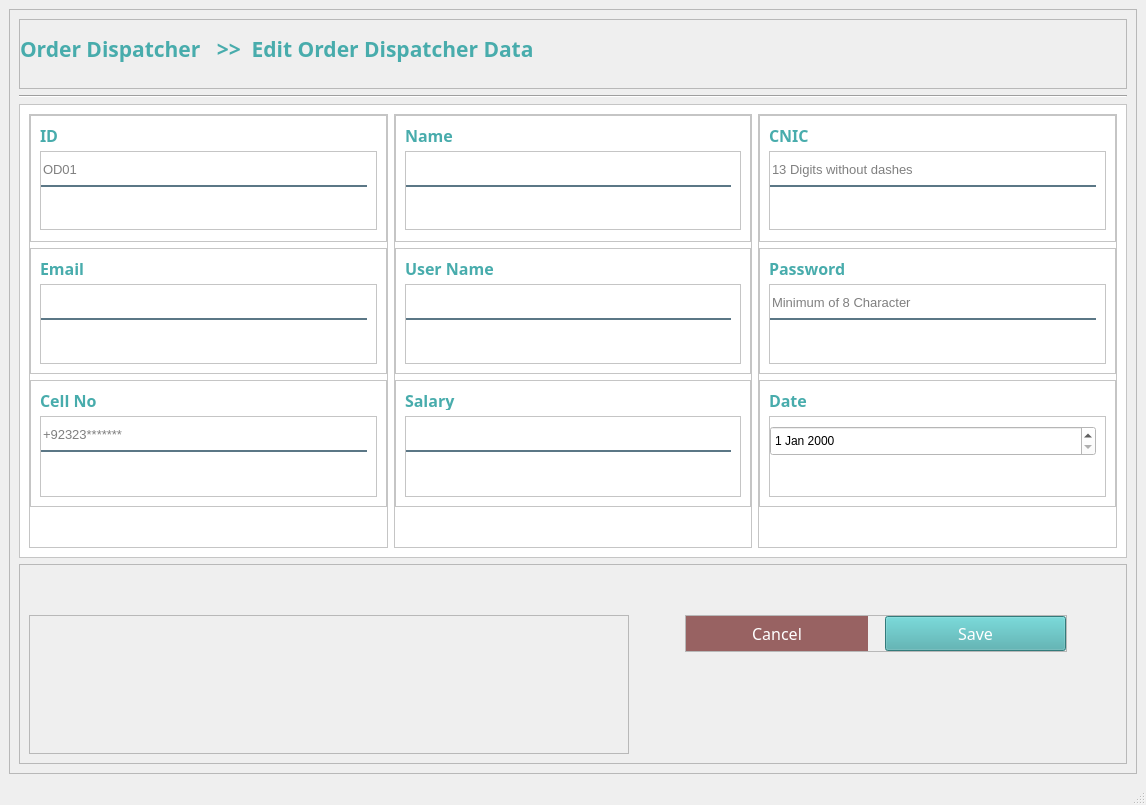
<?xml version="1.0" encoding="UTF-8"?>
<ui version="4.0">
 <class>MainWindow</class>
 <widget class="QMainWindow" name="MainWindow">
  <property name="geometry">
   <rect>
    <x>0</x>
    <y>0</y>
    <width>1146</width>
    <height>805</height>
   </rect>
  </property>
  <property name="windowTitle">
   <string>MainWindow</string>
  </property>
  <widget class="QWidget" name="centralwidget">
   <layout class="QVBoxLayout" name="verticalLayout">
    <item>
     <widget class="QFrame" name="frame">
      <property name="frameShape">
       <enum>QFrame::StyledPanel</enum>
      </property>
      <property name="frameShadow">
       <enum>QFrame::Raised</enum>
      </property>
      <layout class="QVBoxLayout" name="verticalLayout_19">
       <item>
        <widget class="QFrame" name="frame_22">
         <property name="minimumSize">
          <size>
           <width>0</width>
           <height>70</height>
          </size>
         </property>
         <property name="maximumSize">
          <size>
           <width>16777215</width>
           <height>70</height>
          </size>
         </property>
         <property name="frameShape">
          <enum>QFrame::StyledPanel</enum>
         </property>
         <property name="frameShadow">
          <enum>QFrame::Raised</enum>
         </property>
         <layout class="QVBoxLayout" name="verticalLayout_20">
          <property name="spacing">
           <number>7</number>
          </property>
          <property name="leftMargin">
           <number>0</number>
          </property>
          <property name="topMargin">
           <number>0</number>
          </property>
          <property name="rightMargin">
           <number>0</number>
          </property>
          <property name="bottomMargin">
           <number>10</number>
          </property>
          <item>
           <widget class="QLabel" name="label_66">
            <property name="minimumSize">
             <size>
              <width>570</width>
              <height>50</height>
             </size>
            </property>
            <property name="maximumSize">
             <size>
              <width>660</width>
              <height>50</height>
             </size>
            </property>
            <property name="font">
             <font>
              <family>Century Gothic</family>
              <pointsize>16</pointsize>
              <weight>75</weight>
              <bold>true</bold>
             </font>
            </property>
            <property name="styleSheet">
             <string notr="true">color:#48ACAC</string>
            </property>
            <property name="text">
             <string>Order Dispatcher   &gt;&gt;  Edit Order Dispatcher Data </string>
            </property>
           </widget>
          </item>
         </layout>
        </widget>
       </item>
       <item>
        <widget class="Line" name="line_2">
         <property name="orientation">
          <enum>Qt::Horizontal</enum>
         </property>
        </widget>
       </item>
       <item>
        <widget class="QFrame" name="frame_23">
         <property name="minimumSize">
          <size>
           <width>300</width>
           <height>420</height>
          </size>
         </property>
         <property name="styleSheet">
          <string notr="true">background-color: rgb(255, 255, 255);</string>
         </property>
         <property name="frameShape">
          <enum>QFrame::StyledPanel</enum>
         </property>
         <property name="frameShadow">
          <enum>QFrame::Raised</enum>
         </property>
         <layout class="QHBoxLayout" name="horizontalLayout_4">
          <item>
           <widget class="QFrame" name="frame_24">
            <property name="frameShape">
             <enum>QFrame::StyledPanel</enum>
            </property>
            <property name="frameShadow">
             <enum>QFrame::Raised</enum>
            </property>
            <layout class="QVBoxLayout" name="verticalLayout_21">
             <property name="leftMargin">
              <number>0</number>
             </property>
             <property name="topMargin">
              <number>0</number>
             </property>
             <property name="rightMargin">
              <number>0</number>
             </property>
             <property name="bottomMargin">
              <number>40</number>
             </property>
             <item>
              <widget class="QFrame" name="frame_25">
               <property name="frameShape">
                <enum>QFrame::StyledPanel</enum>
               </property>
               <property name="frameShadow">
                <enum>QFrame::Raised</enum>
               </property>
               <layout class="QVBoxLayout" name="verticalLayout_22">
                <property name="bottomMargin">
                 <number>11</number>
                </property>
                <item>
                 <widget class="QLabel" name="label_89">
                  <property name="maximumSize">
                   <size>
                    <width>120</width>
                    <height>20</height>
                   </size>
                  </property>
                  <property name="font">
                   <font>
                    <family>Century Gothic</family>
                    <pointsize>12</pointsize>
                    <weight>75</weight>
                    <bold>true</bold>
                   </font>
                  </property>
                  <property name="styleSheet">
                   <string notr="true">color:#48ACAC</string>
                  </property>
                  <property name="text">
                   <string>ID</string>
                  </property>
                 </widget>
                </item>
                <item>
                 <widget class="QFrame" name="frame_28">
                  <property name="frameShape">
                   <enum>QFrame::StyledPanel</enum>
                  </property>
                  <property name="frameShadow">
                   <enum>QFrame::Raised</enum>
                  </property>
                  <layout class="QVBoxLayout" name="verticalLayout_25">
                   <property name="spacing">
                    <number>1</number>
                   </property>
                   <property name="leftMargin">
                    <number>0</number>
                   </property>
                   <item>
                    <widget class="QLineEdit" name="txtID">
                     <property name="font">
                      <font>
                       <pointsize>10</pointsize>
                      </font>
                     </property>
                     <property name="styleSheet">
                      <string notr="true">background-color:white;
border:none;
border-bottom:2px solid rgba(46, 82, 101, 200);
color:black;
padding-bottom:7px;</string>
                     </property>
                     <property name="placeholderText">
                      <string>OD01</string>
                     </property>
                    </widget>
                   </item>
                   <item>
                    <widget class="QLabel" name="lblIDValidation">
                     <property name="styleSheet">
                      <string notr="true">color: rgb(255, 0, 0);</string>
                     </property>
                     <property name="text">
                      <string/>
                     </property>
                    </widget>
                   </item>
                  </layout>
                 </widget>
                </item>
               </layout>
              </widget>
             </item>
             <item>
              <widget class="QFrame" name="frame_26">
               <property name="frameShape">
                <enum>QFrame::StyledPanel</enum>
               </property>
               <property name="frameShadow">
                <enum>QFrame::Raised</enum>
               </property>
               <layout class="QVBoxLayout" name="verticalLayout_23">
                <item>
                 <widget class="QLabel" name="label_90">
                  <property name="maximumSize">
                   <size>
                    <width>120</width>
                    <height>20</height>
                   </size>
                  </property>
                  <property name="font">
                   <font>
                    <family>Century Gothic</family>
                    <pointsize>12</pointsize>
                    <weight>75</weight>
                    <bold>true</bold>
                   </font>
                  </property>
                  <property name="styleSheet">
                   <string notr="true">color:#48ACAC</string>
                  </property>
                  <property name="text">
                   <string>Email</string>
                  </property>
                 </widget>
                </item>
                <item>
                 <widget class="QFrame" name="frame_42">
                  <property name="frameShape">
                   <enum>QFrame::StyledPanel</enum>
                  </property>
                  <property name="frameShadow">
                   <enum>QFrame::Raised</enum>
                  </property>
                  <layout class="QVBoxLayout" name="verticalLayout_36">
                   <property name="spacing">
                    <number>1</number>
                   </property>
                   <property name="leftMargin">
                    <number>0</number>
                   </property>
                   <item>
                    <widget class="QLineEdit" name="txtEmail">
                     <property name="font">
                      <font>
                       <pointsize>10</pointsize>
                      </font>
                     </property>
                     <property name="styleSheet">
                      <string notr="true">background-color:white;
border:none;
border-bottom:2px solid rgba(46, 82, 101, 200);
color:black;
padding-bottom:7px;</string>
                     </property>
                     <property name="inputMethodHints">
                      <set>Qt::ImhEmailCharactersOnly</set>
                     </property>
                     <property name="placeholderText">
                      <string/>
                     </property>
                    </widget>
                   </item>
                   <item>
                    <widget class="QLabel" name="lblEmailValidation">
                     <property name="styleSheet">
                      <string notr="true">color: rgb(255, 0, 0);</string>
                     </property>
                     <property name="text">
                      <string/>
                     </property>
                    </widget>
                   </item>
                  </layout>
                 </widget>
                </item>
               </layout>
              </widget>
             </item>
             <item>
              <widget class="QFrame" name="frame_27">
               <property name="frameShape">
                <enum>QFrame::StyledPanel</enum>
               </property>
               <property name="frameShadow">
                <enum>QFrame::Raised</enum>
               </property>
               <layout class="QVBoxLayout" name="verticalLayout_24">
                <item>
                 <widget class="QLabel" name="label_91">
                  <property name="maximumSize">
                   <size>
                    <width>120</width>
                    <height>20</height>
                   </size>
                  </property>
                  <property name="font">
                   <font>
                    <family>Century Gothic</family>
                    <pointsize>12</pointsize>
                    <weight>75</weight>
                    <bold>true</bold>
                   </font>
                  </property>
                  <property name="styleSheet">
                   <string notr="true">color:#48ACAC</string>
                  </property>
                  <property name="text">
                   <string>Cell No</string>
                  </property>
                 </widget>
                </item>
                <item>
                 <widget class="QFrame" name="frame_45">
                  <property name="frameShape">
                   <enum>QFrame::StyledPanel</enum>
                  </property>
                  <property name="frameShadow">
                   <enum>QFrame::Raised</enum>
                  </property>
                  <layout class="QVBoxLayout" name="verticalLayout_39">
                   <property name="spacing">
                    <number>1</number>
                   </property>
                   <property name="leftMargin">
                    <number>0</number>
                   </property>
                   <item>
                    <widget class="QLineEdit" name="txtCellNo">
                     <property name="font">
                      <font>
                       <pointsize>10</pointsize>
                      </font>
                     </property>
                     <property name="styleSheet">
                      <string notr="true">background-color:white;
border:none;
border-bottom:2px solid rgba(46, 82, 101, 200);
color:black;
padding-bottom:7px;</string>
                     </property>
                     <property name="inputMethodHints">
                      <set>Qt::ImhDigitsOnly</set>
                     </property>
                     <property name="maxLength">
                      <number>15</number>
                     </property>
                     <property name="placeholderText">
                      <string>+92323*******</string>
                     </property>
                    </widget>
                   </item>
                   <item>
                    <widget class="QLabel" name="txtCellNoValidation">
                     <property name="styleSheet">
                      <string notr="true">color: rgb(255, 0, 0);</string>
                     </property>
                     <property name="text">
                      <string/>
                     </property>
                    </widget>
                   </item>
                  </layout>
                 </widget>
                </item>
               </layout>
              </widget>
             </item>
            </layout>
           </widget>
          </item>
          <item>
           <widget class="QFrame" name="frame_29">
            <property name="frameShape">
             <enum>QFrame::StyledPanel</enum>
            </property>
            <property name="frameShadow">
             <enum>QFrame::Raised</enum>
            </property>
            <layout class="QVBoxLayout" name="verticalLayout_26">
             <property name="leftMargin">
              <number>0</number>
             </property>
             <property name="topMargin">
              <number>0</number>
             </property>
             <property name="rightMargin">
              <number>0</number>
             </property>
             <property name="bottomMargin">
              <number>40</number>
             </property>
             <item>
              <widget class="QFrame" name="frame_30">
               <property name="frameShape">
                <enum>QFrame::StyledPanel</enum>
               </property>
               <property name="frameShadow">
                <enum>QFrame::Raised</enum>
               </property>
               <layout class="QVBoxLayout" name="verticalLayout_27">
                <property name="bottomMargin">
                 <number>11</number>
                </property>
                <item>
                 <widget class="QLabel" name="label_93">
                  <property name="maximumSize">
                   <size>
                    <width>120</width>
                    <height>20</height>
                   </size>
                  </property>
                  <property name="font">
                   <font>
                    <family>Century Gothic</family>
                    <pointsize>12</pointsize>
                    <weight>75</weight>
                    <bold>true</bold>
                   </font>
                  </property>
                  <property name="styleSheet">
                   <string notr="true">color:#48ACAC</string>
                  </property>
                  <property name="text">
                   <string>Name</string>
                  </property>
                 </widget>
                </item>
                <item>
                 <widget class="QFrame" name="frame_33">
                  <property name="frameShape">
                   <enum>QFrame::StyledPanel</enum>
                  </property>
                  <property name="frameShadow">
                   <enum>QFrame::Raised</enum>
                  </property>
                  <layout class="QVBoxLayout" name="verticalLayout_30">
                   <property name="spacing">
                    <number>1</number>
                   </property>
                   <property name="leftMargin">
                    <number>0</number>
                   </property>
                   <item>
                    <widget class="QLineEdit" name="txtName">
                     <property name="font">
                      <font>
                       <pointsize>10</pointsize>
                      </font>
                     </property>
                     <property name="styleSheet">
                      <string notr="true">background-color:white;
border:none;
border-bottom:2px solid rgba(46, 82, 101, 200);
color:black;
padding-bottom:7px;</string>
                     </property>
                     <property name="placeholderText">
                      <string/>
                     </property>
                    </widget>
                   </item>
                   <item>
                    <widget class="QLabel" name="lblNameValidation">
                     <property name="styleSheet">
                      <string notr="true">color: rgb(255, 0, 0);</string>
                     </property>
                     <property name="text">
                      <string/>
                     </property>
                    </widget>
                   </item>
                  </layout>
                 </widget>
                </item>
               </layout>
              </widget>
             </item>
             <item>
              <widget class="QFrame" name="frame_31">
               <property name="frameShape">
                <enum>QFrame::StyledPanel</enum>
               </property>
               <property name="frameShadow">
                <enum>QFrame::Raised</enum>
               </property>
               <layout class="QVBoxLayout" name="verticalLayout_28">
                <item>
                 <widget class="QLabel" name="label_94">
                  <property name="maximumSize">
                   <size>
                    <width>120</width>
                    <height>20</height>
                   </size>
                  </property>
                  <property name="font">
                   <font>
                    <family>Century Gothic</family>
                    <pointsize>12</pointsize>
                    <weight>75</weight>
                    <bold>true</bold>
                   </font>
                  </property>
                  <property name="styleSheet">
                   <string notr="true">color:#48ACAC</string>
                  </property>
                  <property name="text">
                   <string>User Name</string>
                  </property>
                 </widget>
                </item>
                <item>
                 <widget class="QFrame" name="frame_43">
                  <property name="frameShape">
                   <enum>QFrame::StyledPanel</enum>
                  </property>
                  <property name="frameShadow">
                   <enum>QFrame::Raised</enum>
                  </property>
                  <layout class="QVBoxLayout" name="verticalLayout_37">
                   <property name="spacing">
                    <number>1</number>
                   </property>
                   <property name="leftMargin">
                    <number>0</number>
                   </property>
                   <item>
                    <widget class="QLineEdit" name="txtUserName">
                     <property name="font">
                      <font>
                       <pointsize>10</pointsize>
                      </font>
                     </property>
                     <property name="styleSheet">
                      <string notr="true">background-color:white;
border:none;
border-bottom:2px solid rgba(46, 82, 101, 200);
color:black;
padding-bottom:7px;</string>
                     </property>
                     <property name="placeholderText">
                      <string/>
                     </property>
                    </widget>
                   </item>
                   <item>
                    <widget class="QLabel" name="lblUserNameValidation">
                     <property name="styleSheet">
                      <string notr="true">color: rgb(255, 0, 0);</string>
                     </property>
                     <property name="text">
                      <string/>
                     </property>
                    </widget>
                   </item>
                  </layout>
                 </widget>
                </item>
               </layout>
              </widget>
             </item>
             <item>
              <widget class="QFrame" name="frame_32">
               <property name="frameShape">
                <enum>QFrame::StyledPanel</enum>
               </property>
               <property name="frameShadow">
                <enum>QFrame::Raised</enum>
               </property>
               <layout class="QVBoxLayout" name="verticalLayout_29">
                <item>
                 <widget class="QLabel" name="label_95">
                  <property name="maximumSize">
                   <size>
                    <width>120</width>
                    <height>20</height>
                   </size>
                  </property>
                  <property name="font">
                   <font>
                    <family>Century Gothic</family>
                    <pointsize>12</pointsize>
                    <weight>75</weight>
                    <bold>true</bold>
                   </font>
                  </property>
                  <property name="styleSheet">
                   <string notr="true">color:#48ACAC</string>
                  </property>
                  <property name="text">
                   <string>Salary</string>
                  </property>
                 </widget>
                </item>
                <item>
                 <widget class="QFrame" name="frame_46">
                  <property name="frameShape">
                   <enum>QFrame::StyledPanel</enum>
                  </property>
                  <property name="frameShadow">
                   <enum>QFrame::Raised</enum>
                  </property>
                  <layout class="QVBoxLayout" name="verticalLayout_40">
                   <property name="spacing">
                    <number>1</number>
                   </property>
                   <property name="leftMargin">
                    <number>0</number>
                   </property>
                   <item>
                    <widget class="QLineEdit" name="txtSalary">
                     <property name="font">
                      <font>
                       <pointsize>10</pointsize>
                      </font>
                     </property>
                     <property name="styleSheet">
                      <string notr="true">background-color:white;
border:none;
border-bottom:2px solid rgba(46, 82, 101, 200);
color:black;
padding-bottom:7px;</string>
                     </property>
                     <property name="inputMethodHints">
                      <set>Qt::ImhDigitsOnly</set>
                     </property>
                     <property name="placeholderText">
                      <string/>
                     </property>
                    </widget>
                   </item>
                   <item>
                    <widget class="QLabel" name="lblSalaryValidation">
                     <property name="styleSheet">
                      <string notr="true">color: rgb(255, 0, 0);</string>
                     </property>
                     <property name="text">
                      <string/>
                     </property>
                    </widget>
                   </item>
                  </layout>
                 </widget>
                </item>
               </layout>
              </widget>
             </item>
            </layout>
           </widget>
          </item>
          <item>
           <widget class="QFrame" name="frame_34">
            <property name="frameShape">
             <enum>QFrame::StyledPanel</enum>
            </property>
            <property name="frameShadow">
             <enum>QFrame::Raised</enum>
            </property>
            <layout class="QVBoxLayout" name="verticalLayout_31">
             <property name="leftMargin">
              <number>0</number>
             </property>
             <property name="topMargin">
              <number>0</number>
             </property>
             <property name="rightMargin">
              <number>0</number>
             </property>
             <property name="bottomMargin">
              <number>40</number>
             </property>
             <item>
              <widget class="QFrame" name="frame_35">
               <property name="frameShape">
                <enum>QFrame::StyledPanel</enum>
               </property>
               <property name="frameShadow">
                <enum>QFrame::Raised</enum>
               </property>
               <layout class="QVBoxLayout" name="verticalLayout_32">
                <property name="bottomMargin">
                 <number>11</number>
                </property>
                <item>
                 <widget class="QLabel" name="label_97">
                  <property name="maximumSize">
                   <size>
                    <width>120</width>
                    <height>20</height>
                   </size>
                  </property>
                  <property name="font">
                   <font>
                    <family>Century Gothic</family>
                    <pointsize>12</pointsize>
                    <weight>75</weight>
                    <bold>true</bold>
                   </font>
                  </property>
                  <property name="styleSheet">
                   <string notr="true">color:#48ACAC</string>
                  </property>
                  <property name="text">
                   <string>CNIC</string>
                  </property>
                 </widget>
                </item>
                <item>
                 <widget class="QFrame" name="frame_38">
                  <property name="frameShape">
                   <enum>QFrame::StyledPanel</enum>
                  </property>
                  <property name="frameShadow">
                   <enum>QFrame::Raised</enum>
                  </property>
                  <layout class="QVBoxLayout" name="verticalLayout_35">
                   <property name="spacing">
                    <number>1</number>
                   </property>
                   <property name="leftMargin">
                    <number>0</number>
                   </property>
                   <item>
                    <widget class="QLineEdit" name="txtCNIC">
                     <property name="font">
                      <font>
                       <pointsize>10</pointsize>
                      </font>
                     </property>
                     <property name="styleSheet">
                      <string notr="true">background-color:white;
border:none;
border-bottom:2px solid rgba(46, 82, 101, 200);
color:black;
padding-bottom:7px;</string>
                     </property>
                     <property name="inputMethodHints">
                      <set>Qt::ImhNone</set>
                     </property>
                     <property name="maxLength">
                      <number>98889</number>
                     </property>
                     <property name="placeholderText">
                      <string>13 Digits without dashes</string>
                     </property>
                    </widget>
                   </item>
                   <item>
                    <widget class="QLabel" name="lblCNICValidation">
                     <property name="styleSheet">
                      <string notr="true">color: rgb(255, 0, 0);</string>
                     </property>
                     <property name="text">
                      <string/>
                     </property>
                    </widget>
                   </item>
                  </layout>
                 </widget>
                </item>
               </layout>
              </widget>
             </item>
             <item>
              <widget class="QFrame" name="frame_36">
               <property name="frameShape">
                <enum>QFrame::StyledPanel</enum>
               </property>
               <property name="frameShadow">
                <enum>QFrame::Raised</enum>
               </property>
               <layout class="QVBoxLayout" name="verticalLayout_33">
                <item>
                 <widget class="QLabel" name="label_98">
                  <property name="maximumSize">
                   <size>
                    <width>120</width>
                    <height>20</height>
                   </size>
                  </property>
                  <property name="font">
                   <font>
                    <family>Century Gothic</family>
                    <pointsize>12</pointsize>
                    <weight>75</weight>
                    <bold>true</bold>
                   </font>
                  </property>
                  <property name="styleSheet">
                   <string notr="true">color:#48ACAC</string>
                  </property>
                  <property name="text">
                   <string>Password</string>
                  </property>
                 </widget>
                </item>
                <item>
                 <widget class="QFrame" name="frame_44">
                  <property name="frameShape">
                   <enum>QFrame::StyledPanel</enum>
                  </property>
                  <property name="frameShadow">
                   <enum>QFrame::Raised</enum>
                  </property>
                  <layout class="QVBoxLayout" name="verticalLayout_38">
                   <property name="spacing">
                    <number>1</number>
                   </property>
                   <property name="leftMargin">
                    <number>0</number>
                   </property>
                   <item>
                    <widget class="QLineEdit" name="txtPassword">
                     <property name="font">
                      <font>
                       <pointsize>10</pointsize>
                      </font>
                     </property>
                     <property name="styleSheet">
                      <string notr="true">background-color:white;
border:none;
border-bottom:2px solid rgba(46, 82, 101, 200);
color:black;
padding-bottom:7px;</string>
                     </property>
                     <property name="maxLength">
                      <number>12</number>
                     </property>
                     <property name="placeholderText">
                      <string>Minimum of 8 Character</string>
                     </property>
                    </widget>
                   </item>
                   <item>
                    <widget class="QLabel" name="lblPasswordValidation">
                     <property name="styleSheet">
                      <string notr="true">color: rgb(255, 0, 0);</string>
                     </property>
                     <property name="text">
                      <string/>
                     </property>
                    </widget>
                   </item>
                  </layout>
                 </widget>
                </item>
               </layout>
              </widget>
             </item>
             <item>
              <widget class="QFrame" name="frame_37">
               <property name="frameShape">
                <enum>QFrame::StyledPanel</enum>
               </property>
               <property name="frameShadow">
                <enum>QFrame::Raised</enum>
               </property>
               <layout class="QVBoxLayout" name="verticalLayout_34">
                <item>
                 <widget class="QLabel" name="cmbx_2">
                  <property name="maximumSize">
                   <size>
                    <width>120</width>
                    <height>20</height>
                   </size>
                  </property>
                  <property name="font">
                   <font>
                    <family>Century Gothic</family>
                    <pointsize>12</pointsize>
                    <weight>75</weight>
                    <bold>true</bold>
                   </font>
                  </property>
                  <property name="styleSheet">
                   <string notr="true">color:#48ACAC</string>
                  </property>
                  <property name="text">
                   <string>Date</string>
                  </property>
                 </widget>
                </item>
                <item>
                 <widget class="QFrame" name="frame_48">
                  <property name="frameShape">
                   <enum>QFrame::StyledPanel</enum>
                  </property>
                  <property name="frameShadow">
                   <enum>QFrame::Raised</enum>
                  </property>
                  <layout class="QVBoxLayout" name="verticalLayout_42">
                   <property name="spacing">
                    <number>1</number>
                   </property>
                   <property name="leftMargin">
                    <number>0</number>
                   </property>
                   <item>
                    <widget class="QDateEdit" name="dateEditAddAgent_2">
                     <property name="minimumSize">
                      <size>
                       <width>0</width>
                       <height>30</height>
                      </size>
                     </property>
                     <property name="maximumSize">
                      <size>
                       <width>16777215</width>
                       <height>40</height>
                      </size>
                     </property>
                    </widget>
                   </item>
                   <item>
                    <widget class="QLabel" name="lblDateValidation_2">
                     <property name="styleSheet">
                      <string notr="true">color: rgb(255, 0, 0);</string>
                     </property>
                     <property name="text">
                      <string/>
                     </property>
                    </widget>
                   </item>
                  </layout>
                 </widget>
                </item>
               </layout>
              </widget>
             </item>
            </layout>
           </widget>
          </item>
         </layout>
        </widget>
       </item>
       <item>
        <widget class="QFrame" name="frame_39">
         <property name="maximumSize">
          <size>
           <width>16777215</width>
           <height>200</height>
          </size>
         </property>
         <property name="frameShape">
          <enum>QFrame::StyledPanel</enum>
         </property>
         <property name="frameShadow">
          <enum>QFrame::Raised</enum>
         </property>
         <layout class="QHBoxLayout" name="horizontalLayout_5">
          <property name="topMargin">
           <number>50</number>
          </property>
          <item>
           <widget class="QFrame" name="frame_40">
            <property name="minimumSize">
             <size>
              <width>600</width>
              <height>0</height>
             </size>
            </property>
            <property name="maximumSize">
             <size>
              <width>1200</width>
              <height>16777215</height>
             </size>
            </property>
            <property name="frameShape">
             <enum>QFrame::StyledPanel</enum>
            </property>
            <property name="frameShadow">
             <enum>QFrame::Raised</enum>
            </property>
           </widget>
          </item>
          <item>
           <spacer name="horizontalSpacer_4">
            <property name="orientation">
             <enum>Qt::Horizontal</enum>
            </property>
            <property name="sizeType">
             <enum>QSizePolicy::Fixed</enum>
            </property>
            <property name="sizeHint" stdset="0">
             <size>
              <width>50</width>
              <height>20</height>
             </size>
            </property>
           </spacer>
          </item>
          <item alignment="Qt::AlignTop">
           <widget class="QFrame" name="frame_41">
            <property name="frameShape">
             <enum>QFrame::StyledPanel</enum>
            </property>
            <property name="frameShadow">
             <enum>QFrame::Raised</enum>
            </property>
            <layout class="QHBoxLayout" name="horizontalLayout_6">
             <property name="spacing">
              <number>7</number>
             </property>
             <property name="leftMargin">
              <number>0</number>
             </property>
             <property name="topMargin">
              <number>0</number>
             </property>
             <property name="rightMargin">
              <number>0</number>
             </property>
             <property name="bottomMargin">
              <number>0</number>
             </property>
             <item>
              <widget class="QPushButton" name="btnCancel">
               <property name="minimumSize">
                <size>
                 <width>0</width>
                 <height>35</height>
                </size>
               </property>
               <property name="maximumSize">
                <size>
                 <width>300</width>
                 <height>200</height>
                </size>
               </property>
               <property name="font">
                <font>
                 <family>Century Gothic</family>
                 <pointsize>12</pointsize>
                </font>
               </property>
               <property name="cursor">
                <cursorShape>PointingHandCursor</cursorShape>
               </property>
               <property name="styleSheet">
                <string notr="true">#btnCancel
{

background-color: #986262;
color: white;
border-radius:20px;

}
#btnCancel::hover
{
background-color:#AE4D4D;


}



</string>
               </property>
               <property name="text">
                <string>Cancel</string>
               </property>
              </widget>
             </item>
             <item>
              <spacer name="horizontalSpacer_5">
               <property name="orientation">
                <enum>Qt::Horizontal</enum>
               </property>
               <property name="sizeType">
                <enum>QSizePolicy::Minimum</enum>
               </property>
               <property name="sizeHint" stdset="0">
                <size>
                 <width>10</width>
                 <height>20</height>
                </size>
               </property>
              </spacer>
             </item>
             <item>
              <widget class="QPushButton" name="btnSave">
               <property name="minimumSize">
                <size>
                 <width>0</width>
                 <height>35</height>
                </size>
               </property>
               <property name="maximumSize">
                <size>
                 <width>300</width>
                 <height>250</height>
                </size>
               </property>
               <property name="font">
                <font>
                 <family>Century Gothic</family>
                 <pointsize>12</pointsize>
                </font>
               </property>
               <property name="cursor">
                <cursorShape>PointingHandCursor</cursorShape>
               </property>
               <property name="styleSheet">
                <string notr="true">#btnSave
{

background-color: #48ACAC;
color:white;
}
#btnSave::hover
{
background-color:#2F958D;
color: white;

}



</string>
               </property>
               <property name="text">
                <string>Save</string>
               </property>
              </widget>
             </item>
            </layout>
           </widget>
          </item>
          <item>
           <spacer name="horizontalSpacer_6">
            <property name="orientation">
             <enum>Qt::Horizontal</enum>
            </property>
            <property name="sizeType">
             <enum>QSizePolicy::Fixed</enum>
            </property>
            <property name="sizeHint" stdset="0">
             <size>
              <width>50</width>
              <height>20</height>
             </size>
            </property>
           </spacer>
          </item>
         </layout>
        </widget>
       </item>
      </layout>
     </widget>
    </item>
   </layout>
  </widget>
  <widget class="QStatusBar" name="statusbar"/>
 </widget>
 <resources/>
 <connections/>
</ui>
